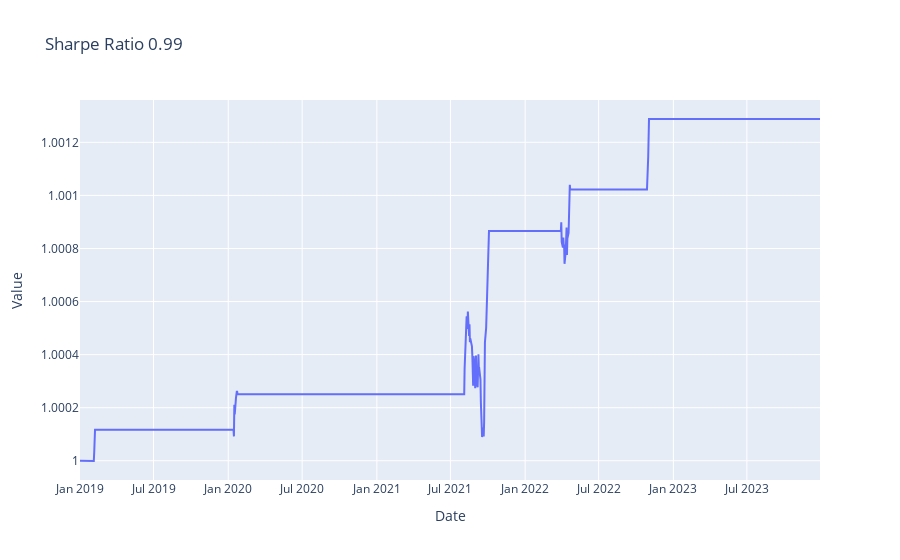

Notebook code cell kept with this figure:
### Code cell
bt.summary()

### Figure 1 — Plotly figure (JSON) as saved in the notebook; plotly's stock layout.template omitted (floating-point values rounded to 4 significant figures; data arrays with more than 128 entries replaced by an {"elided": "..."} marker saying what was removed)
{"data": [{"mode": "lines", "type": "scatter", "x": {"elided": "1303 str values"}, "y": {"elided": "1303 float values"}}], "layout": {"title": {"text": "Sharpe Ratio 0.99"}, "xaxis": {"title": {"text": "Date"}}, "yaxis": {"title": {"text": "Value"}}}}
